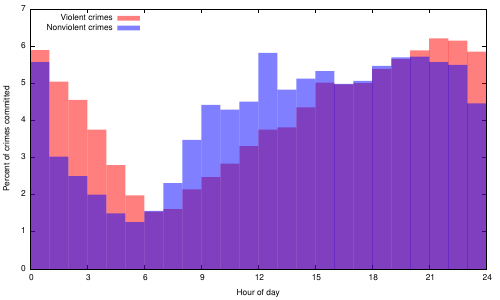

Recreate this plot in gnuplot.
set term pdf color solid lw 2
set output "violent.pdf"
set encoding iso_8859_1
set key top left
set style fill transparent solid 0.5 noborder
#set format x "%3.2f" #format tics to have max 3 digits and
#set format y "%3.2f" #max 2 digits after the decimal
set xlabel "Hour of day"
set ylabel "Percent of crimes committed"
set xrange [0:24]
set yrange [0:]
set xtics 0.,3,24
plot \
"violent.dat" using ($1+0.5):($2*100) with boxes lc rgb 'red' ti "Violent crimes", \
"violent.dat" using ($1+0.5):($3*100) with boxes lc rgb 'blue' ti "Nonviolent crimes"
